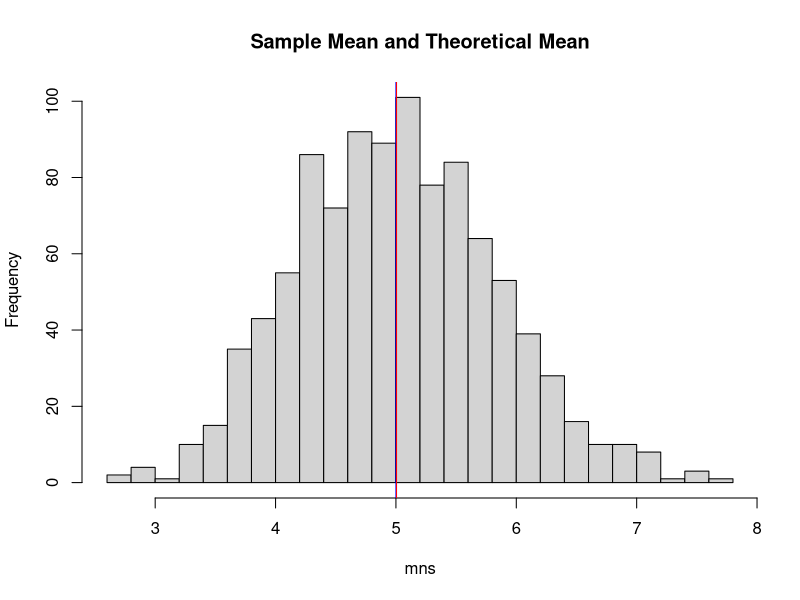
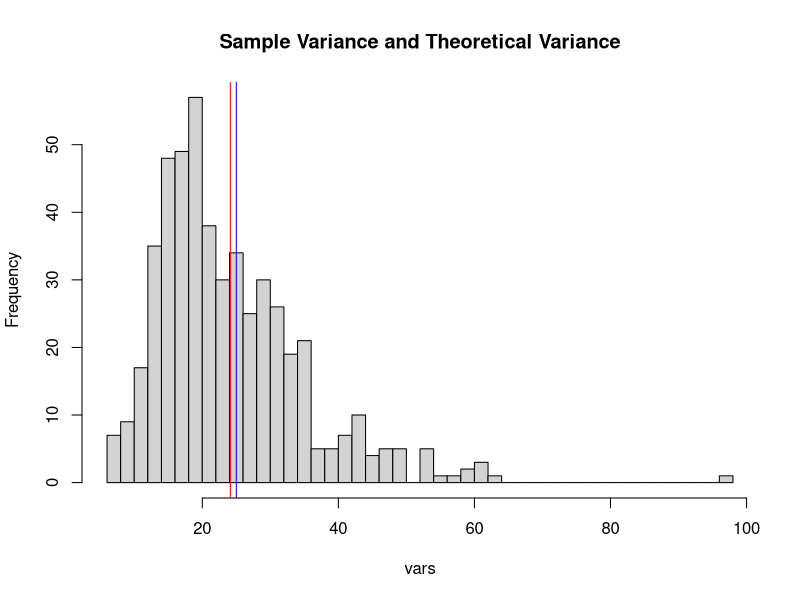

Write the R code that produced these figures, in order.
## ---- chunk 1
knitr::opts_chunk$set(echo = TRUE)

lambda=0.2
H_0Mean=1/lambda
H_0Variance=(1/lambda^2)
sample <- rexp(40, rate = lambda)

## ---- chunk 2
H_0Mean
mean(sample)

## ---- chunk 3
H_0Variance
var(sample)
## ---- chunk 4
mns = NULL
for (i in 1 : 1000) mns = c(mns, mean(rexp(40,rate=lambda)))
hist(mns,main="Sample Mean and Theoretical Mean", breaks = 20)
abline(v=H_0Mean,col="blue")
abline(v= mean(mns),col="red")

## ---- chunk 5
vars = NULL
for (i in 1 : 500) vars = c(vars, var(rexp(40,rate=lambda)))
hist(vars,main="Sample Variance and Theoretical Variance", breaks = 40)
abline(v= H_0Variance,col="blue")
abline(v= mean(vars),col="red")
